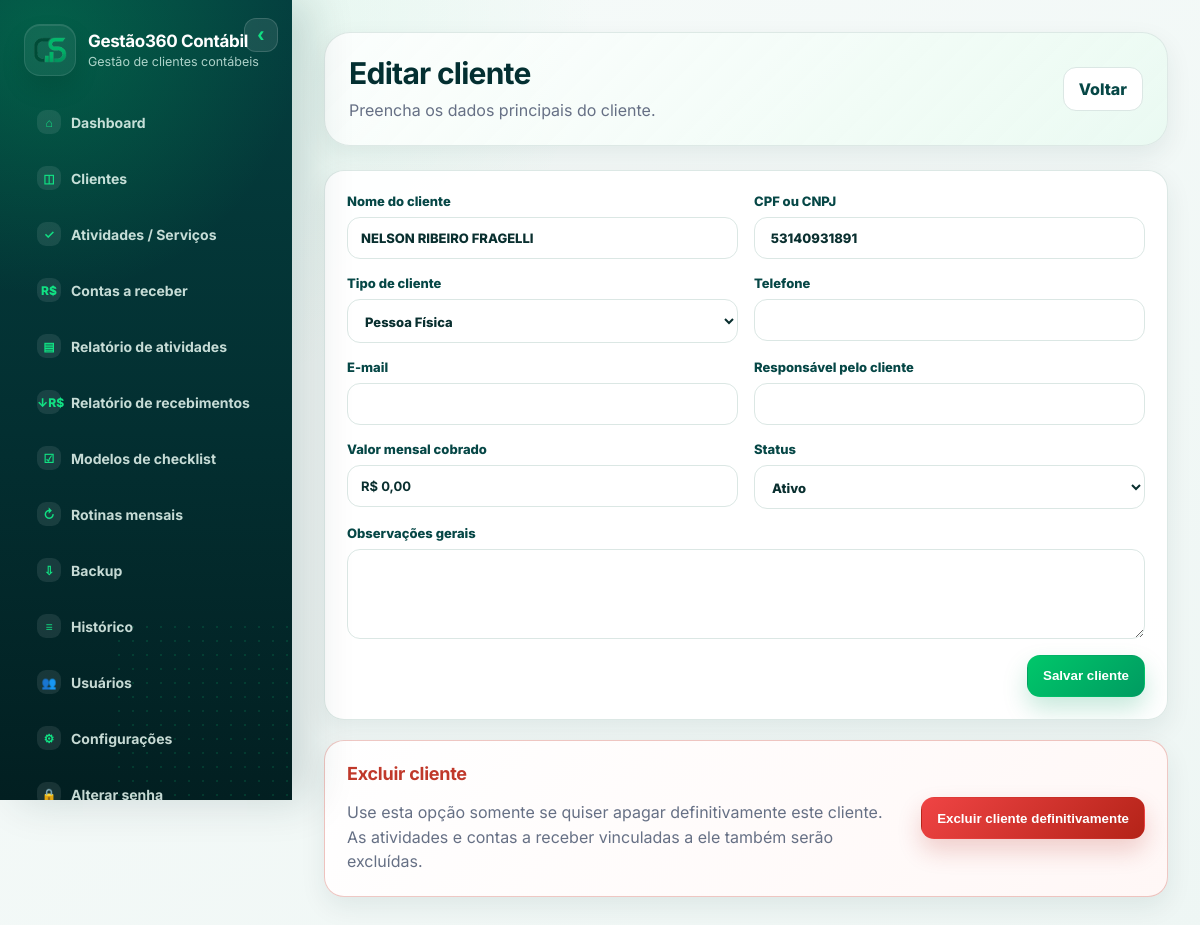
Page /clientes/2/editar (signed in) on the committed database.
### tables this page shows
CREATE TABLE clients (
                id INTEGER PRIMARY KEY AUTOINCREMENT,
                name TEXT NOT NULL,
                document TEXT,
                client_type TEXT,
                phone TEXT,
                email TEXT,
                responsible TEXT,
                monthly_fee REAL NOT NULL DEFAULT 0,
                status TEXT NOT NULL DEFAULT 'Ativo',
                notes TEXT,
                created_at TEXT NOT NULL DEFAULT CURRENT_TIMESTAMP
            );

### app.py (the view, shortened to what this page needs)
@app.route("/clientes/<int:client_id>/editar", methods=["GET", "POST"])
@login_required
@admin_required
def client_edit(client_id):
    client = query_one("SELECT * FROM clients WHERE id = ?", (client_id,))
    if not client:
        flash("Cliente não encontrado.", "error")
        return redirect(url_for("clients"))
    return render_template("client_form.html", client=client, client_types=CLIENT_TYPES, statuses=CLIENT_STATUS)

### app.py (called while the page is built, shortened)
def using_remote_database():
    return bool(TURSO_DATABASE_URL)

def get_db():
    os.makedirs(RUNTIME_DIR, exist_ok=True)
    conn = sqlite3.connect(DB_PATH)
    conn.row_factory = sqlite3.Row
    conn.execute("PRAGMA foreign_keys = ON")
    return conn

def query_one(sql, params=()):
    with get_db() as conn:
        return conn.execute(sql, params).fetchone()

def money(value):
    try:
        value = float(value or 0)
    except (TypeError, ValueError):
        value = 0
    formatted = f"{value:,.2f}".replace(",", "X").replace(".", ",").replace("X", ".")
    return f"R$ {formatted}"

def current_month():
    return date.today().strftime("%Y-%m")

def can_view_financial():
    if session.get("role") == "Administrador":
        return True
    hidden = query_one("SELECT value FROM settings WHERE key = 'hide_financial_for_collab'")
    return not (hidden and hidden["value"] == "1")

def login_required(fn):
    @wraps(fn)
    def wrapper(*args, **kwargs):
        if not session.get("user_id"):
            return redirect(url_for("login"))
        return fn(*args, **kwargs)
    return wrapper

def admin_required(fn):
    @wraps(fn)
    def wrapper(*args, **kwargs):
        if session.get("role") != "Administrador":
            flash("Acesso restrito ao administrador.", "error")
            return redirect(url_for("dashboard"))
        return fn(*args, **kwargs)
    return wrapper

@app.context_processor
def inject_globals():
    return {
        "app_name": APP_NAME,
        "money": money,
        "hours": hours,
        "month_label": month_label,
        "can_view_financial": can_view_financial(),
        "current_month": current_month(),
    }

### templates/client_form.html (shortened to what this page needs)
{% extends "base.html" %}
{% block content %}
<div class="page-header">
    <div><h1>{{ 'Editar cliente' if client else 'Cadastro de cliente' }}</h1><p>Preencha os dados principais do cliente.</p></div>
    <div class="actions-row">
        <a class="btn" href="{{ url_for('clients') }}">Voltar</a>
    </div>
</div>
<form class="card form-grid" method="post">
    <label>Nome do cliente<input name="name" value="{{ client.name if client else '' }}" required></label>
    <label>CPF ou CNPJ<input name="document" value="{{ client.document if client else '' }}"></label>
    <label>Tipo de cliente<select name="client_type">
        {% for t in client_types %}<option value="{{ t }}" {% if client and client.client_type == t %}selected{% endif %}>{{ t }}</option>{% endfor %}
    </select></label>
    <label>Telefone<input name="phone" value="{{ client.phone if client else '' }}"></label>
    <label>E-mail<input name="email" type="email" value="{{ client.email if client else '' }}"></label>
    <label>Responsável pelo cliente<input name="responsible" value="{{ client.responsible if client else '' }}"></label>
    <label>Valor mensal cobrado<input name="monthly_fee" type="text" class="money-mask" inputmode="decimal" value="{{ money(client.monthly_fee) if client else 'R$ 0,00' }}" placeholder="R$ 0,00"></label>
    <label>Status<select name="status">
        {% for s in statuses %}<option value="{{ s }}" {% if client and client.status == s %}selected{% endif %}>{{ s }}</option>{% endfor %}
    </select></label>
    <label class="full">Observações gerais<textarea name="notes" rows="4">{{ client.notes if client else '' }}</textarea></label>
    <div class="full actions"><button class="btn primary" type="submit">Salvar cliente</button></div>
</form>
{% if client %}
<section class="card danger-zone">
    <div>
        <h2>Excluir cliente</h2>
        <p>Use esta opção somente se quiser apagar definitivamente este cliente. As atividades e contas a receber vinculadas a ele também serão excluídas.</p>
    </div>
    <form method="post" action="{{ url_for('client_delete', client_id=client.id) }}" onsubmit="return confirm('Tem certeza que deseja excluir este cliente? Todas as atividades e contas a receber vinculadas a ele também serão excluídas. Essa ação não pode ser desfeita.');">
        <button class="btn danger" type="submit">Excluir cliente definitivamente</button>
    </form>
</section>
{% endif %}
{% endblock %}

### static/style.css (style rules this page uses)
:root { --bg: #eef6f4; --bg-2: #f7fbfa; --panel: #ffffff; --ink: #092f2f; --muted: #667085; --line: #dbe7e4; --primary: #064746; --primary-dark: #032f31; --primary-2: #006b62; --accent: #00c76a; --accent-2: #11e083; --accent-soft: #e7fbf0; --success: #008f57; --warning: #b7791f; --danger: #c0392b; --soft: #f1f8f6; --shadow: 0 18px 45px rgba(3, 47, 49, .11); --shadow-soft: 0 10px 26px rgba(3, 47, 49, .08); --radius: 20px; }
* { box-sizing: border-box; }
html { scroll-behavior: smooth; }
body { margin: 0; font-family: Inter, Segoe UI, Arial, sans-serif; background: radial-gradient(circle at 18% 0%, rgba(0, 199, 106, .08), transparent 28%), linear-gradient(145deg, var(--bg-2), var(--bg)); color: var(--ink); min-height: 100vh; }
a { color: var(--primary-2); text-decoration: none; }
.page-header { display: flex; justify-content: space-between; align-items: center; gap: 18px; margin-bottom: 24px; padding: 22px 24px; border-radius: 26px; background: linear-gradient(135deg, rgba(255,255,255,.82), rgba(231,251,240,.70)); border: 1px solid rgba(219, 231, 228, .9); box-shadow: var(--shadow-soft); }
h1 { margin: 0; font-size: 30px; letter-spacing: -.75px; color: var(--primary-dark); }
h2 { margin: 0 0 16px; font-size: 18px; color: var(--primary-dark); letter-spacing: -.25px; }
p { color: var(--muted); line-height: 1.55; }
.page-header p { margin: 7px 0 0; }
.card { background: rgba(255,255,255,.94); border: 1px solid rgba(219, 231, 228, .95); border-radius: var(--radius); box-shadow: var(--shadow-soft); padding: 22px; margin-bottom: 20px; overflow: hidden; }
.btn { border: 1px solid var(--line); background: #fff; color: var(--primary); padding: 11px 15px; border-radius: 13px; font-weight: 800; cursor: pointer; display: inline-flex; align-items: center; justify-content: center; gap: 6px; transition: .18s ease; min-height: 42px; }
.btn.primary { background: linear-gradient(135deg, var(--accent), #009b61); border-color: transparent; color: #fff; box-shadow: 0 12px 24px rgba(0, 155, 97, .22); }
.btn.danger { background: linear-gradient(135deg, #ef4444, #b42318); border-color: transparent; color: #fff; box-shadow: 0 12px 24px rgba(180, 35, 24, .20); }
.danger-zone { display: flex; align-items: center; justify-content: space-between; gap: 18px; border-color: rgba(192, 57, 43, .28); background: linear-gradient(135deg, #fff, #fff7f6); }
.danger-zone h2 { color: var(--danger); }
.danger-zone p { margin: 0; max-width: 780px; }
.danger-zone form { flex: 0 0 auto; }
.actions-row { display: flex; gap: 10px; flex-wrap: wrap; }
input, select, textarea { width: 100%; border: 1px solid var(--line); background: #fff; color: var(--ink); border-radius: 13px; padding: 12px 13px; font: inherit; outline: none; transition: .16s ease; }
textarea { resize: vertical; }
label { color: var(--primary); font-weight: 800; font-size: 13px; display: flex; flex-direction: column; gap: 8px; }
.form-grid { display: grid; grid-template-columns: repeat(2, minmax(0, 1fr)); gap: 16px; }
.form-grid .full { grid-column: 1 / -1; }
.actions { display: flex; justify-content: flex-end; }
.money-mask { font-weight: 700; }

### rows in the picture
clients: name "NELSON RIBEIRO FRAGELLI", document "53140931891", client_type "Pessoa Física", monthly_fee "R$ 0,00", status "Ativo"

### other values in the picture
{{ app_name }} "Gestão360 Contábil"
{{ 'Editar cliente' if client else 'Cadastro de cliente' }} "Editar cliente"
